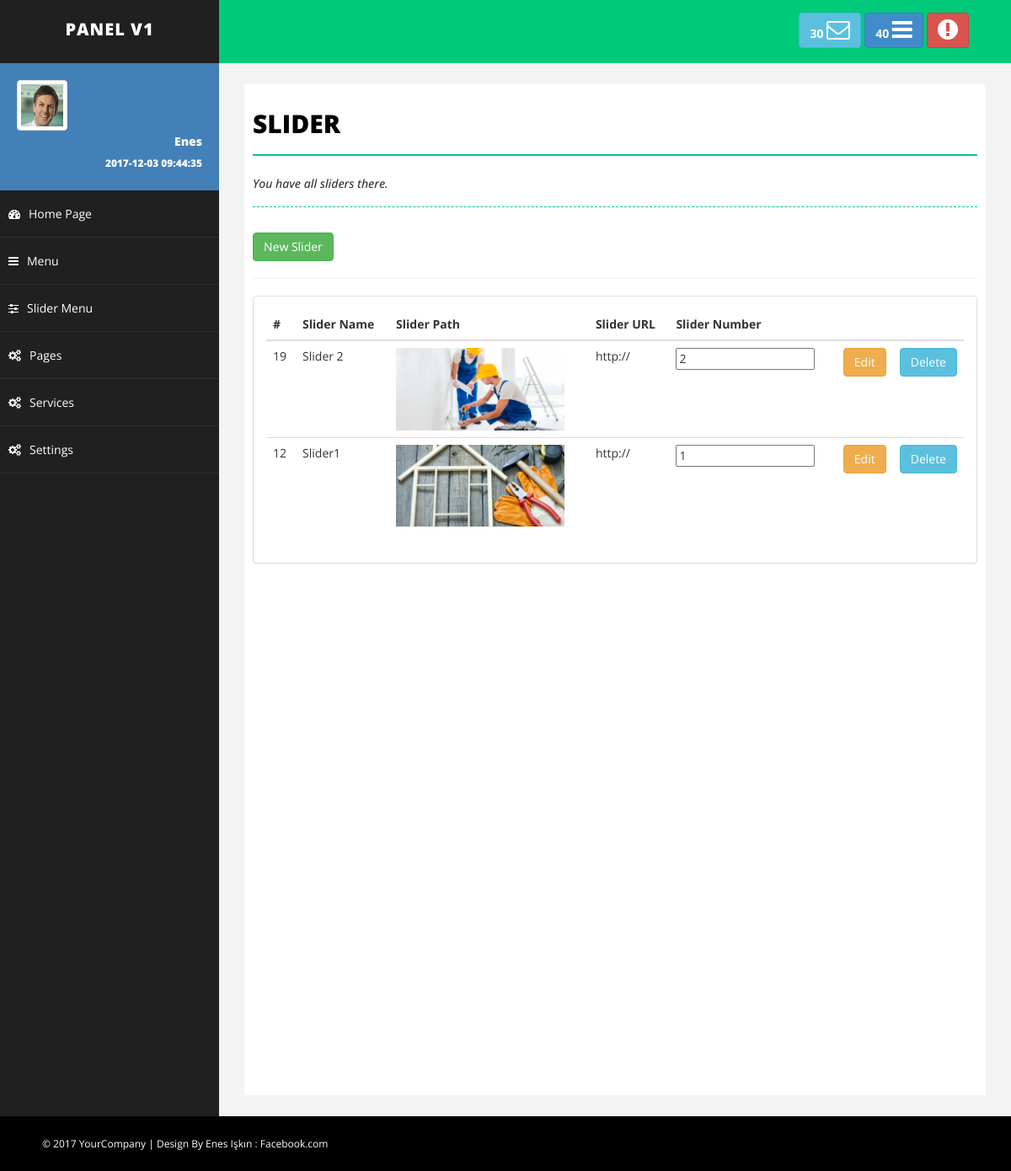
/admin/edit_slider.php (signed in), run on the app's committed database.
### tables this page shows
CREATE TABLE `slider` (
  `slider_id` int(11) NOT NULL,
  `slider_name` varchar(50) NOT NULL,
  `slider_url` varchar(500) NOT NULL,
  `slider_path` varchar(250) NOT NULL,
  `slider_no` varchar(50) NOT NULL DEFAULT '11'
);

### admin/edit_slider.php (the view, shortened to what this page needs)
<?php include'header.php';
include'sidebar.php';
?>
<div id="page-wrapper">
    <div id="page-inner">
        <div class="row">
            <div class="col-md-12">
                <h1 class="page-head-line">SLIDER</h1>
                <?php if(@$_GET['case']== "ok"){?>
                    <h1 class="page-subhead-line" style="color: green;">The change has been approved. </h1>
                <?php }elseif(@$_GET['case']=="no"){?>
                    <h1 class="page-subhead-line" style="color: red;"> Change not confirmed.</h1>
                <?php } else{ ?>
                    <h1 class="page-subhead-line">You have all sliders there.</h1>
                <?php } ?>
            </div>
            <div class="col-md-12">
                <a href="new_slider.php"> <button class="btn btn-success">New Slider</button></a>
                <hr>
            </div>
            <div class="col-md-12">
                <div class="panel panel-default">
                <div class="panel-body">
                    <table class="table table-hover">
                        <thead>
                                <th>#</th>
                                <th>Slider Name</th>
                                <th>Slider Path</th>
                                <th>Slider URL</th>
                                <th>Slider Number</th>
                                <th style="width: 20px;"></th>
                                <th style="width: 20px;"></th>
                        </thead>
                        <tbody>
                        <?php
                            $edit_slider = mysqli_query($conn, "SELECT * FROM slider");
                            while($row_slider = mysqli_fetch_assoc($edit_slider)){?>
                                <tr>
                                    <td><?php echo $row_slider['slider_id']?></td>
                                    <td><?php echo $row_slider['slider_name']?></td>
                                    <td> <img width="200px;" src="<?php echo $row_slider['slider_path']?>"</td>
                                    <td><?php echo $row_slider['slider_url']?></td>
                                    <td><input type="text" name="slider_no" value="<?php echo $row_slider['slider_no'];?>"></td>
                                    <td><a href="slider.php?slider_edit=<?php echo $row_slider['slider_id']?>"><button class="btn btn-warning">Edit</button></a> </td>
                                    <td><a href="slider.php?slider_id=<?php echo $row_slider['slider_id']?>&slidersil=ok&delete_image=<?php echo $row_slider['slider_path']?>"><button class="btn btn-info">Delete</button></a> </td>
                                </tr>
                        <?php }?>
                        </tbody>
                    </table>
                 </div>
               </div>
            </div>
        </div>
    </div>
</div>
<?php include'footer.php'; ?>

### admin/sidebar.php
<nav class="navbar-default navbar-side" role="navigation">
    <div class="sidebar-collapse">
        <ul class="nav" id="main-menu">
            <li>
                <div class="user-img-div">
                    <img src="assets/img/user.png" class="img-thumbnail" />
                    <div class="inner-text">
                        <?php echo $_SESSION['admin_username']; ?>
                        <br />
                        <small><?php
                                $admin_date = $_SESSION['admin_username'];
                                $date = mysqli_query($conn, "SELECT * FROM admin WHERE admin_username = '$admin_date' ");
                                if($row_date= mysqli_fetch_assoc($date)){
                                    echo $row_date['last_date'];
                                }
                            ?> </small>
                    </div>
                </div>
            </li>
            <li>
                <a class="#" href="index.php"><i class="fa fa-dashboard "></i>Home Page</a>
            </li>
            <li>
                <a class="#" href="menu.php"><i class="fa fa-navicon"></i>Menu</a>
            </li>
            <li>
                <a class="#" href="slider.php"><i class="fa fa-sliders"></i>Slider Menu</a>
            </li>
            <li>
                <a class="#" href="pages.php"><i class="fa fa-cogs "></i>Pages</a>
            </li>
            <li>
                <a class="#" href="servicesa.php"><i class="fa fa-cogs "></i>Services</a>
            </li>
            <?php
                $admin = $_SESSION['admin_username'];
                $admin_run = mysqli_query($conn,"SELECT * FROM admin WHERE admin_username = '$admin'");
                $row_admin = mysqli_fetch_assoc($admin_run);
            if($row_admin['admin_role']=="1"){ ?>
                <li>
                <a class="#" href="settings.php"><i class="fa fa-cogs "></i>Settings</a>
            </li>
            <?php }   ?>
    </div>
</nav>

### admin/assets/css/basic.css (style rules this page uses)
body { font-family: 'Open Sans', sans-serif; line-height:25px; }
#page-wrapper { padding: 15px 15px; min-height: 600px; background: #F3F3F3; }
#page-inner { width: 100%; margin: 10px 20px 10px 0px; background-color: #fff!important; padding: 10px; min-height: 1200px; }
.page-head-line { font-size: 30px; text-transform: uppercase; color: #000; font-weight: 800; padding-bottom: 20px; border-bottom: 2px solid #00CA79; margin-bottom: 10px; }
.page-subhead-line { font-size: 14px; padding-top: 5px; padding-bottom: 20px; font-style:italic; margin-bottom:30px; border-bottom:1px dashed #00CA79; }
.user-img-div { min-height: 140px; padding: 20px; background-color: #4380B8; }
.user-img-div img { max-height: 60px; }
.user-img-div .inner-text { text-align: right; position: relative; color: #fff; font-weight: 800; line-height: 25px; }
.sidebar-collapse, .sidebar-collapse .nav { background: none; }
.sidebar-collapse .nav { padding: 0; }
.sidebar-collapse .nav > li > a { color: #fff; background: #202020; text-shadow: none; padding: 15px 40px; border-bottom: 1px solid #2F2E31; }
.sidebar-collapse > .nav > li > a { padding: 15px 10px; }
.navbar-side { border: none; background-color: #202020; }
.navbar-default { border: 0px solid black; }
.nav > li > a > i { margin-right: 10px; }
@media (min-width:768px) { #page-wrapper { margin: 0 0 0 260px; padding: 15px 30px; min-height: 1200px; } }
@media (min-width:768px) { .navbar-side { z-index: 1; position: absolute; width: 260px; } }

### data on the page
slider: slider_id "19", slider_name "Slider 2", slider_path (picture), slider_url "http://", slider_no "2"
slider: slider_id "12", slider_name "Slider1", slider_path (picture), slider_url "http://", slider_no "1"

### other printed values
$_SESSION['admin_username'] "Enes"
$row_date['last_date'] "2017-12-03 09:44:35"
